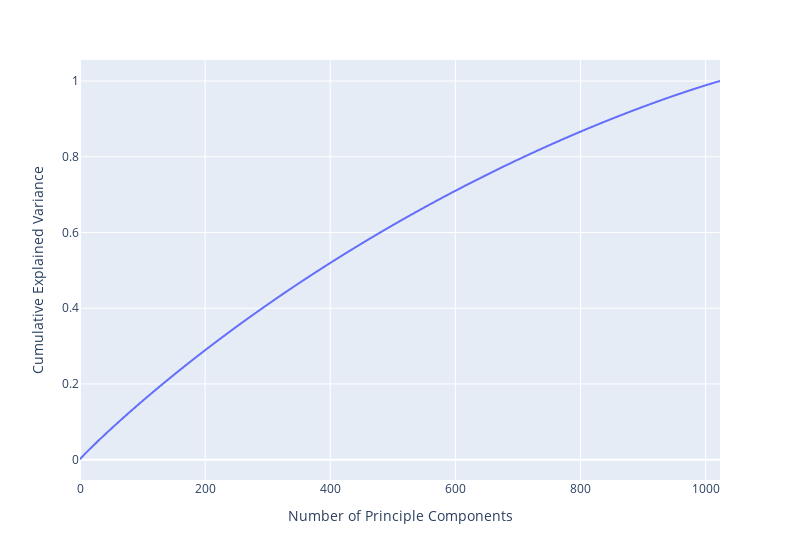

The code cell stored with this chart in its notebook:
### Code cell
pca = PCA()
z_2 = pca.fit_transform(z2)
fig = px.line(np.cumsum(pca.explained_variance_ratio_),width=800,labels={"value":"Cumulative Explained Variance","index":"Number of Principle Components"})
fig.update_layout(showlegend=False)
fig.show()
fig.write_image("PCA_VAE_encode.png")
fig.write_image("PCA_VAE_encode.svg")

### Figure 1 — Plotly figure (JSON) as saved in the notebook; plotly's stock layout.template omitted (floating-point values rounded to 4 significant figures; data arrays with more than 128 entries replaced by an {"elided": "..."} marker saying what was removed)
{"data": [{"hovertemplate": "variable=0<br>Number of Principle Components=%{x}<br>Cumulative Explained Variance=%{y}<extra></extra>", "legendgroup": "0", "line": {"color": "#636efa", "dash": "solid"}, "marker": {"symbol": "circle"}, "mode": "lines", "name": "0", "showlegend": true, "type": "scattergl", "x": {"elided": "1024 int values"}, "xaxis": "x", "y": {"elided": "1024 float values"}, "yaxis": "y"}], "layout": {"legend": {"title": {"text": "variable"}, "tracegroupgap": 0}, "margin": {"t": 60}, "showlegend": false, "width": 800, "xaxis": {"anchor": "y", "domain": [0, 1], "title": {"text": "Number of Principle Components"}}, "yaxis": {"anchor": "x", "domain": [0, 1], "title": {"text": "Cumulative Explained Variance"}}}}
